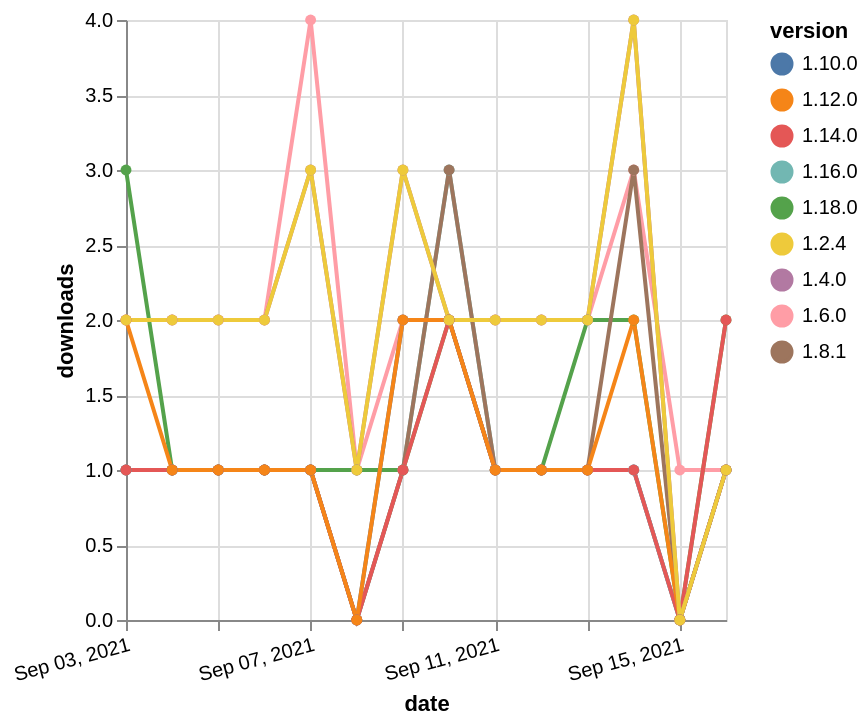

Write the Vega-Lite specification saved for this chart.
### Vega-Lite specification from a JSON file in a GitHub repository (floating-point values rounded to 4 significant figures)
{"$schema": "https://vega.github.io/schema/vega-lite/v5.json", "description": "A simple bar chart with embedded data.", "data": {"values": [{"date": "2021-09-03", "total": 2373, "delta": 2, "version": "1.6.0"}, {"date": "2021-09-04", "total": 2375, "delta": 2, "version": "1.6.0"}, {"date": "2021-09-05", "total": 2377, "delta": 2, "version": "1.6.0"}, {"date": "2021-09-06", "total": 2379, "delta": 2, "version": "1.6.0"}, {"date": "2021-09-07", "total": 2383, "delta": 4, "version": "1.6.0"}, {"date": "2021-09-08", "total": 2384, "delta": 1, "version": "1.6.0"}, {"date": "2021-09-09", "total": 2386, "delta": 2, "version": "1.6.0"}, {"date": "2021-09-10", "total": 2388, "delta": 2, "version": "1.6.0"}, {"date": "2021-09-11", "total": 2390, "delta": 2, "version": "1.6.0"}, {"date": "2021-09-12", "total": 2392, "delta": 2, "version": "1.6.0"}, {"date": "2021-09-13", "total": 2394, "delta": 2, "version": "1.6.0"}, {"date": "2021-09-14", "total": 2397, "delta": 3, "version": "1.6.0"}, {"date": "2021-09-15", "total": 2398, "delta": 1, "version": "1.6.0"}, {"date": "2021-09-16", "total": 2399, "delta": 1, "version": "1.6.0"}, {"date": "2021-09-03", "total": 122, "delta": 3, "version": "1.18.0"}, {"date": "2021-09-04", "total": 123, "delta": 1, "version": "1.18.0"}, {"date": "2021-09-05", "total": 124, "delta": 1, "version": "1.18.0"}, {"date": "2021-09-06", "total": 125, "delta": 1, "version": "1.18.0"}, {"date": "2021-09-07", "total": 126, "delta": 1, "version": "1.18.0"}, {"date": "2021-09-08", "total": 127, "delta": 1, "version": "1.18.0"}, {"date": "2021-09-09", "total": 128, "delta": 1, "version": "1.18.0"}, {"date": "2021-09-10", "total": 130, "delta": 2, "version": "1.18.0"}, {"date": "2021-09-11", "total": 131, "delta": 1, "version": "1.18.0"}, {"date": "2021-09-12", "total": 132, "delta": 1, "version": "1.18.0"}, {"date": "2021-09-13", "total": 134, "delta": 2, "version": "1.18.0"}, {"date": "2021-09-14", "total": 136, "delta": 2, "version": "1.18.0"}, {"date": "2021-09-15", "total": 136, "delta": 0, "version": "1.18.0"}, {"date": "2021-09-16", "total": 138, "delta": 2, "version": "1.18.0"}, {"date": "2021-09-03", "total": 192, "delta": 1, "version": "1.10.0"}, {"date": "2021-09-04", "total": 193, "delta": 1, "version": "1.10.0"}, {"date": "2021-09-05", "total": 194, "delta": 1, "version": "1.10.0"}, {"date": "2021-09-06", "total": 195, "delta": 1, "version": "1.10.0"}, {"date": "2021-09-07", "total": 196, "delta": 1, "version": "1.10.0"}, {"date": "2021-09-08", "total": 196, "delta": 0, "version": "1.10.0"}, {"date": "2021-09-09", "total": 198, "delta": 2, "version": "1.10.0"}, {"date": "2021-09-10", "total": 200, "delta": 2, "version": "1.10.0"}, {"date": "2021-09-11", "total": 201, "delta": 1, "version": "1.10.0"}, {"date": "2021-09-12", "total": 202, "delta": 1, "version": "1.10.0"}, {"date": "2021-09-13", "total": 203, "delta": 1, "version": "1.10.0"}, {"date": "2021-09-14", "total": 204, "delta": 1, "version": "1.10.0"}, {"date": "2021-09-15", "total": 204, "delta": 0, "version": "1.10.0"}, {"date": "2021-09-16", "total": 205, "delta": 1, "version": "1.10.0"}, {"date": "2021-09-03", "total": 189, "delta": 1, "version": "1.16.0"}, {"date": "2021-09-04", "total": 190, "delta": 1, "version": "1.16.0"}, {"date": "2021-09-05", "total": 191, "delta": 1, "version": "1.16.0"}, {"date": "2021-09-06", "total": 192, "delta": 1, "version": "1.16.0"}, {"date": "2021-09-07", "total": 193, "delta": 1, "version": "1.16.0"}, {"date": "2021-09-08", "total": 193, "delta": 0, "version": "1.16.0"}, {"date": "2021-09-09", "total": 194, "delta": 1, "version": "1.16.0"}, {"date": "2021-09-10", "total": 197, "delta": 3, "version": "1.16.0"}, {"date": "2021-09-11", "total": 198, "delta": 1, "version": "1.16.0"}, {"date": "2021-09-12", "total": 199, "delta": 1, "version": "1.16.0"}, {"date": "2021-09-13", "total": 200, "delta": 1, "version": "1.16.0"}, {"date": "2021-09-14", "total": 201, "delta": 1, "version": "1.16.0"}, {"date": "2021-09-15", "total": 201, "delta": 0, "version": "1.16.0"}, {"date": "2021-09-16", "total": 202, "delta": 1, "version": "1.16.0"}, {"date": "2021-09-03", "total": 408, "delta": 1, "version": "1.8.1"}, {"date": "2021-09-04", "total": 409, "delta": 1, "version": "1.8.1"}, {"date": "2021-09-05", "total": 410, "delta": 1, "version": "1.8.1"}, {"date": "2021-09-06", "total": 411, "delta": 1, "version": "1.8.1"}, {"date": "2021-09-07", "total": 412, "delta": 1, "version": "1.8.1"}, {"date": "2021-09-08", "total": 412, "delta": 0, "version": "1.8.1"}, {"date": "2021-09-09", "total": 413, "delta": 1, "version": "1.8.1"}, {"date": "2021-09-10", "total": 416, "delta": 3, "version": "1.8.1"}, {"date": "2021-09-11", "total": 417, "delta": 1, "version": "1.8.1"}, {"date": "2021-09-12", "total": 418, "delta": 1, "version": "1.8.1"}, {"date": "2021-09-13", "total": 419, "delta": 1, "version": "1.8.1"}, {"date": "2021-09-14", "total": 422, "delta": 3, "version": "1.8.1"}, {"date": "2021-09-15", "total": 422, "delta": 0, "version": "1.8.1"}, {"date": "2021-09-16", "total": 423, "delta": 1, "version": "1.8.1"}, {"date": "2021-09-03", "total": 159, "delta": 1, "version": "1.14.0"}, {"date": "2021-09-04", "total": 160, "delta": 1, "version": "1.14.0"}, {"date": "2021-09-05", "total": 161, "delta": 1, "version": "1.14.0"}, {"date": "2021-09-06", "total": 162, "delta": 1, "version": "1.14.0"}, {"date": "2021-09-07", "total": 163, "delta": 1, "version": "1.14.0"}, {"date": "2021-09-08", "total": 163, "delta": 0, "version": "1.14.0"}, {"date": "2021-09-09", "total": 164, "delta": 1, "version": "1.14.0"}, {"date": "2021-09-10", "total": 166, "delta": 2, "version": "1.14.0"}, {"date": "2021-09-11", "total": 167, "delta": 1, "version": "1.14.0"}, {"date": "2021-09-12", "total": 168, "delta": 1, "version": "1.14.0"}, {"date": "2021-09-13", "total": 169, "delta": 1, "version": "1.14.0"}, {"date": "2021-09-14", "total": 170, "delta": 1, "version": "1.14.0"}, {"date": "2021-09-15", "total": 170, "delta": 0, "version": "1.14.0"}, {"date": "2021-09-16", "total": 172, "delta": 2, "version": "1.14.0"}, {"date": "2021-09-03", "total": 189, "delta": 2, "version": "1.12.0"}, {"date": "2021-09-04", "total": 190, "delta": 1, "version": "1.12.0"}, {"date": "2021-09-05", "total": 191, "delta": 1, "version": "1.12.0"}, {"date": "2021-09-06", "total": 192, "delta": 1, "version": "1.12.0"}, {"date": "2021-09-07", "total": 193, "delta": 1, "version": "1.12.0"}, {"date": "2021-09-08", "total": 193, "delta": 0, "version": "1.12.0"}, {"date": "2021-09-09", "total": 195, "delta": 2, "version": "1.12.0"}, {"date": "2021-09-10", "total": 197, "delta": 2, "version": "1.12.0"}, {"date": "2021-09-11", "total": 198, "delta": 1, "version": "1.12.0"}, {"date": "2021-09-12", "total": 199, "delta": 1, "version": "1.12.0"}, {"date": "2021-09-13", "total": 200, "delta": 1, "version": "1.12.0"}, {"date": "2021-09-14", "total": 202, "delta": 2, "version": "1.12.0"}, {"date": "2021-09-15", "total": 202, "delta": 0, "version": "1.12.0"}, {"date": "2021-09-16", "total": 203, "delta": 1, "version": "1.12.0"}, {"date": "2021-09-03", "total": 2556, "delta": 2, "version": "1.4.0"}, {"date": "2021-09-04", "total": 2558, "delta": 2, "version": "1.4.0"}, {"date": "2021-09-05", "total": 2560, "delta": 2, "version": "1.4.0"}, {"date": "2021-09-06", "total": 2562, "delta": 2, "version": "1.4.0"}, {"date": "2021-09-07", "total": 2565, "delta": 3, "version": "1.4.0"}, {"date": "2021-09-08", "total": 2566, "delta": 1, "version": "1.4.0"}, {"date": "2021-09-09", "total": 2569, "delta": 3, "version": "1.4.0"}, {"date": "2021-09-10", "total": 2571, "delta": 2, "version": "1.4.0"}, {"date": "2021-09-11", "total": 2573, "delta": 2, "version": "1.4.0"}, {"date": "2021-09-12", "total": 2575, "delta": 2, "version": "1.4.0"}, {"date": "2021-09-13", "total": 2577, "delta": 2, "version": "1.4.0"}, {"date": "2021-09-14", "total": 2581, "delta": 4, "version": "1.4.0"}, {"date": "2021-09-15", "total": 2581, "delta": 0, "version": "1.4.0"}, {"date": "2021-09-16", "total": 2582, "delta": 1, "version": "1.4.0"}, {"date": "2021-09-03", "total": 2593, "delta": 2, "version": "1.2.4"}, {"date": "2021-09-04", "total": 2595, "delta": 2, "version": "1.2.4"}, {"date": "2021-09-05", "total": 2597, "delta": 2, "version": "1.2.4"}, {"date": "2021-09-06", "total": 2599, "delta": 2, "version": "1.2.4"}, {"date": "2021-09-07", "total": 2602, "delta": 3, "version": "1.2.4"}, {"date": "2021-09-08", "total": 2603, "delta": 1, "version": "1.2.4"}, {"date": "2021-09-09", "total": 2606, "delta": 3, "version": "1.2.4"}, {"date": "2021-09-10", "total": 2608, "delta": 2, "version": "1.2.4"}, {"date": "2021-09-11", "total": 2610, "delta": 2, "version": "1.2.4"}, {"date": "2021-09-12", "total": 2612, "delta": 2, "version": "1.2.4"}, {"date": "2021-09-13", "total": 2614, "delta": 2, "version": "1.2.4"}, {"date": "2021-09-14", "total": 2618, "delta": 4, "version": "1.2.4"}, {"date": "2021-09-15", "total": 2618, "delta": 0, "version": "1.2.4"}, {"date": "2021-09-16", "total": 2619, "delta": 1, "version": "1.2.4"}]}, "width": "container", "mark": {"type": "line", "point": {"filled": true}}, "encoding": {"x": {"field": "date", "type": "temporal", "timeUnit": "yearmonthdate", "title": "date", "axis": {"labelAngle": -15}}, "y": {"field": "delta", "type": "quantitative", "title": "downloads"}, "color": {"field": "version", "type": "nominal"}, "tooltip": {"field": "delta"}}}
